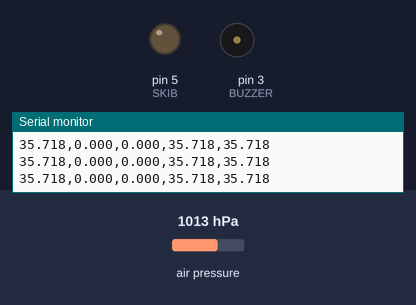
Simulated run of this sketch. Board: Arduino Uno, built with avr-gcc and run on an emulated ATmega328P. Parts: output pins drawn as LEDs (lit = HIGH), buzzer (waves = sounding, pin HIGH), the last lines printed to the serial monitor. Dashed ring = blinking. The test bench sets the inputs (shaded band); at power-on: air pressure 1013 hPa. EEPROM starts erased.

Above: at 2.7 s.
2.8 s: air pressure set to 1016 hPa
At 3.3 s:
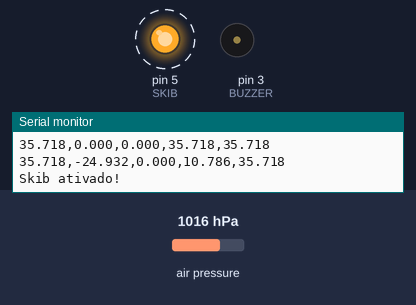
At 4.7 s:
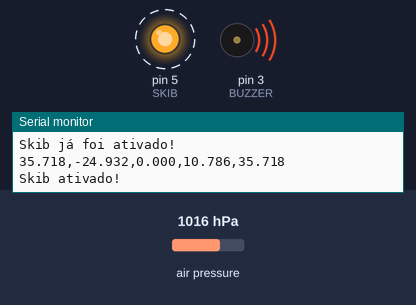
Timing chart, 0 to 11.8 s (numbered marks = the images above; inputs shaded):
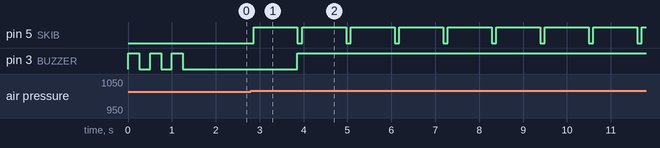

Measured:
- the behaviour switches between 1014 and 1015 hPa on air pressure (found by bisection; images 0 and 1)
- after the input at 2.8 s, pin 5 (SKIB): alternates HIGH for 1.0 s and LOW for 0.10 s, starting after 0.06 s; pin 3 (BUZZER): LOW → HIGH after 1.1 s

The sketch:

code_with_storage.ino
```cpp
/* CONFIGURAÇÕES BMP e MPU */

#include <Wire.h>
#include <Adafruit_BMP280.h>
#include <Adafruit_Sensor.h>
#include <EEPROM.h>

#define BMP_ADRESS 0x76
#define MPU_ADRESS 0x68

#define RANGE_ERROR_ALTITUDE 10
#define SKIB 5
#define BUZZER 3

#define TIME_LOOP 100
#define DEFAULT_PRESSURE 1017.3
#define TIME_ACTIVATION 1000
#define NUM_BIPS 3
#define TIME_BIP 250

Adafruit_BMP280 bmp;

float maximumVariationAltitude = 0;
float maximumAltitudeValue = 0;
float altitude = 0;
float variationAltitude = 0;
float initialAltitude = 0;
bool isDropping = false;
bool parachuteActivated = false;

bool max_altitude_writed = false;

void setupBMP() {
  if(!bmp.begin(BMP_ADRESS)) {
    Serial.println("Failed to find BMP280 chip");
    while(1);
  }
  Serial.println("BMP conectado!");

  /* Default settings from datasheet. */
  bmp.setSampling(Adafruit_BMP280::MODE_NORMAL,     /* Operating Mode. */
                  Adafruit_BMP280::SAMPLING_X4,     /* Temp. oversampling */
                  Adafruit_BMP280::SAMPLING_X8,     /* Pressure oversampling */
                  Adafruit_BMP280::FILTER_X16,      /* Filtering. */
                  Adafruit_BMP280::STANDBY_MS_1);   /* Standby time. */
}

void readBMP() {
  altitude = bmp.readAltitude(DEFAULT_PRESSURE);
  variationAltitude = bmp.readAltitude(DEFAULT_PRESSURE) - initialAltitude;

  if(altitude > maximumAltitudeValue) {
    maximumAltitudeValue = altitude;
  }
}

void printBMP() {
  String dados = String(initialAltitude, 3)
      + "," + String(variationAltitude, 3)
      + "," + String(maximumVariationAltitude, 3)
      + "," + String(altitude, 3)
      + "," + String(maximumAltitudeValue, 3);

  Serial.println(dados);
}

void analyzeStateOfRocket() {
  if((maximumAltitudeValue - altitude) > RANGE_ERROR_ALTITUDE) {
    isDropping = true;
  }
  maximumVariationAltitude = maximumAltitudeValue - initialAltitude;
}

void activateSkib() {
  Serial.println("Skib ativado!");
  digitalWrite(SKIB, HIGH);
  delay(TIME_ACTIVATION);
  Serial.println("Skib já foi ativado!");
  digitalWrite(SKIB, LOW);

  parachuteActivated = true;
}

void activeBuzzerStart(){
  for (int i = 0; i < NUM_BIPS; i++){
    Serial.println("BANANA");
    digitalWrite(BUZZER, HIGH);
    delay(TIME_BIP);
    digitalWrite(BUZZER, LOW);
    delay(TIME_BIP);
  }
}

void activeBuzzerSkib(){
  digitalWrite(BUZZER, HIGH);
}

void setup() {
  Serial.begin(9600);

  pinMode(BUZZER, OUTPUT);
  pinMode(SKIB, OUTPUT);

  setupBMP();

  initialAltitude = bmp.readAltitude(DEFAULT_PRESSURE);
  activeBuzzerStart();
}

void loop() {
  readBMP();
  analyzeStateOfRocket();

  printBMP();

  if(isDropping) {
    activateSkib();
    activeBuzzerSkib();
    if(max_altitude_writed == false) {
      EEPROM.put(0, maximumVariationAltitude);
      max_altitude_writed = true;
    }
  }

  delay(TIME_LOOP);
}
```
